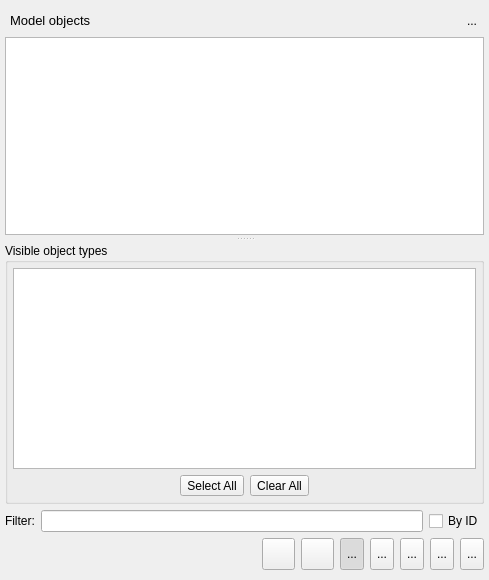
<?xml version="1.0" encoding="UTF-8"?>
<ui version="4.0">
 <class>ModelObjectsWidget</class>
 <widget class="QWidget" name="ModelObjectsWidget">
  <property name="enabled">
   <bool>true</bool>
  </property>
  <property name="geometry">
   <rect>
    <x>0</x>
    <y>0</y>
    <width>489</width>
    <height>580</height>
   </rect>
  </property>
  <property name="sizePolicy">
   <sizepolicy hsizetype="MinimumExpanding" vsizetype="Preferred">
    <horstretch>0</horstretch>
    <verstretch>0</verstretch>
   </sizepolicy>
  </property>
  <property name="minimumSize">
   <size>
    <width>260</width>
    <height>300</height>
   </size>
  </property>
  <property name="maximumSize">
   <size>
    <width>524287</width>
    <height>524287</height>
   </size>
  </property>
  <property name="windowTitle">
   <string>Model Objects</string>
  </property>
  <property name="windowIcon">
   <iconset resource="../../res/resources.qrc">
    <normaloff>:/icons/icons/pgmodeler_logo.png</normaloff>:/icons/icons/pgmodeler_logo.png</iconset>
  </property>
  <property name="floating" stdset="0">
   <bool>false</bool>
  </property>
  <layout class="QGridLayout" name="gridLayout_5">
   <property name="leftMargin">
    <number>5</number>
   </property>
   <property name="topMargin">
    <number>5</number>
   </property>
   <property name="rightMargin">
    <number>5</number>
   </property>
   <property name="bottomMargin">
    <number>10</number>
   </property>
   <item row="2" column="0">
    <widget class="QWidget" name="content_wgt" native="true">
     <layout class="QGridLayout" name="gridLayout_3">
      <property name="leftMargin">
       <number>0</number>
      </property>
      <property name="topMargin">
       <number>0</number>
      </property>
      <property name="rightMargin">
       <number>0</number>
      </property>
      <property name="bottomMargin">
       <number>0</number>
      </property>
      <property name="verticalSpacing">
       <number>0</number>
      </property>
      <item row="0" column="0">
       <widget class="QSplitter" name="splitter">
        <property name="orientation">
         <enum>Qt::Vertical</enum>
        </property>
        <property name="handleWidth">
         <number>8</number>
        </property>
        <widget class="QStackedWidget" name="visaoobjetos_stw">
         <property name="enabled">
          <bool>true</bool>
         </property>
         <property name="minimumSize">
          <size>
           <width>0</width>
           <height>0</height>
          </size>
         </property>
         <property name="currentIndex">
          <number>0</number>
         </property>
         <widget class="QWidget" name="page">
          <property name="enabled">
           <bool>true</bool>
          </property>
          <layout class="QGridLayout" name="gridLayout_4">
           <property name="leftMargin">
            <number>0</number>
           </property>
           <property name="topMargin">
            <number>0</number>
           </property>
           <property name="rightMargin">
            <number>0</number>
           </property>
           <property name="bottomMargin">
            <number>0</number>
           </property>
           <property name="spacing">
            <number>0</number>
           </property>
           <item row="0" column="0">
            <widget class="QTreeWidget" name="objectstree_tw">
             <property name="enabled">
              <bool>true</bool>
             </property>
             <property name="palette">
              <palette>
               <active>
                <colorrole role="Link">
                 <brush brushstyle="SolidPattern">
                  <color alpha="255">
                   <red>0</red>
                   <green>170</green>
                   <blue>255</blue>
                  </color>
                 </brush>
                </colorrole>
               </active>
               <inactive>
                <colorrole role="Link">
                 <brush brushstyle="SolidPattern">
                  <color alpha="255">
                   <red>0</red>
                   <green>170</green>
                   <blue>255</blue>
                  </color>
                 </brush>
                </colorrole>
               </inactive>
               <disabled>
                <colorrole role="Link">
                 <brush brushstyle="SolidPattern">
                  <color alpha="255">
                   <red>0</red>
                   <green>170</green>
                   <blue>255</blue>
                  </color>
                 </brush>
                </colorrole>
               </disabled>
              </palette>
             </property>
             <property name="frameShadow">
              <enum>QFrame::Sunken</enum>
             </property>
             <property name="horizontalScrollBarPolicy">
              <enum>Qt::ScrollBarAlwaysOff</enum>
             </property>
             <property name="autoScroll">
              <bool>true</bool>
             </property>
             <property name="editTriggers">
              <set>QAbstractItemView::NoEditTriggers</set>
             </property>
             <property name="showDropIndicator" stdset="0">
              <bool>true</bool>
             </property>
             <property name="alternatingRowColors">
              <bool>true</bool>
             </property>
             <property name="selectionMode">
              <enum>QAbstractItemView::SingleSelection</enum>
             </property>
             <property name="selectionBehavior">
              <enum>QAbstractItemView::SelectItems</enum>
             </property>
             <property name="iconSize">
              <size>
               <width>25</width>
               <height>25</height>
              </size>
             </property>
             <property name="indentation">
              <number>20</number>
             </property>
             <property name="rootIsDecorated">
              <bool>false</bool>
             </property>
             <property name="uniformRowHeights">
              <bool>true</bool>
             </property>
             <property name="itemsExpandable">
              <bool>true</bool>
             </property>
             <property name="sortingEnabled">
              <bool>false</bool>
             </property>
             <property name="animated">
              <bool>true</bool>
             </property>
             <property name="allColumnsShowFocus">
              <bool>false</bool>
             </property>
             <property name="headerHidden">
              <bool>true</bool>
             </property>
             <property name="expandsOnDoubleClick">
              <bool>false</bool>
             </property>
             <property name="columnCount">
              <number>1</number>
             </property>
             <attribute name="headerMinimumSectionSize">
              <number>50</number>
             </attribute>
             <attribute name="headerDefaultSectionSize">
              <number>50</number>
             </attribute>
             <attribute name="headerStretchLastSection">
              <bool>true</bool>
             </attribute>
             <column>
              <property name="text">
               <string>1</string>
              </property>
             </column>
            </widget>
           </item>
          </layout>
         </widget>
         <widget class="QWidget" name="page_2">
          <layout class="QGridLayout" name="gridLayout_2">
           <property name="leftMargin">
            <number>0</number>
           </property>
           <property name="topMargin">
            <number>0</number>
           </property>
           <property name="rightMargin">
            <number>0</number>
           </property>
           <property name="bottomMargin">
            <number>0</number>
           </property>
           <property name="horizontalSpacing">
            <number>0</number>
           </property>
           <item row="0" column="0">
            <widget class="QTableWidget" name="objectslist_tbw">
             <property name="enabled">
              <bool>true</bool>
             </property>
             <property name="editTriggers">
              <set>QAbstractItemView::NoEditTriggers</set>
             </property>
             <property name="alternatingRowColors">
              <bool>true</bool>
             </property>
             <property name="selectionMode">
              <enum>QAbstractItemView::SingleSelection</enum>
             </property>
             <property name="selectionBehavior">
              <enum>QAbstractItemView::SelectRows</enum>
             </property>
             <property name="iconSize">
              <size>
               <width>25</width>
               <height>25</height>
              </size>
             </property>
             <property name="gridStyle">
              <enum>Qt::SolidLine</enum>
             </property>
             <property name="sortingEnabled">
              <bool>true</bool>
             </property>
             <attribute name="horizontalHeaderCascadingSectionResizes">
              <bool>true</bool>
             </attribute>
             <attribute name="horizontalHeaderDefaultSectionSize">
              <number>96</number>
             </attribute>
             <attribute name="horizontalHeaderShowSortIndicator" stdset="0">
              <bool>true</bool>
             </attribute>
             <attribute name="horizontalHeaderStretchLastSection">
              <bool>true</bool>
             </attribute>
             <attribute name="verticalHeaderVisible">
              <bool>false</bool>
             </attribute>
             <attribute name="verticalHeaderCascadingSectionResizes">
              <bool>false</bool>
             </attribute>
             <attribute name="verticalHeaderDefaultSectionSize">
              <number>37</number>
             </attribute>
             <attribute name="verticalHeaderHighlightSections">
              <bool>false</bool>
             </attribute>
             <attribute name="verticalHeaderShowSortIndicator" stdset="0">
              <bool>false</bool>
             </attribute>
             <attribute name="verticalHeaderStretchLastSection">
              <bool>false</bool>
             </attribute>
             <column>
              <property name="text">
               <string>ID</string>
              </property>
              <property name="textAlignment">
               <set>AlignLeading|AlignVCenter</set>
              </property>
              <property name="icon">
               <iconset resource="../../res/resources.qrc">
                <normaloff>:/icons/icons/uid.png</normaloff>:/icons/icons/uid.png</iconset>
              </property>
             </column>
             <column>
              <property name="text">
               <string>Object</string>
              </property>
              <property name="textAlignment">
               <set>AlignLeading|AlignVCenter</set>
              </property>
              <property name="icon">
               <iconset resource="../../res/resources.qrc">
                <normaloff>:/icons/icons/table.png</normaloff>:/icons/icons/table.png</iconset>
              </property>
             </column>
             <column>
              <property name="text">
               <string>Type</string>
              </property>
              <property name="textAlignment">
               <set>AlignLeading|AlignVCenter</set>
              </property>
              <property name="icon">
               <iconset resource="../../res/resources.qrc">
                <normaloff>:/icons/icons/usertype.png</normaloff>:/icons/icons/usertype.png</iconset>
              </property>
             </column>
             <column>
              <property name="text">
               <string>Parent Object</string>
              </property>
              <property name="textAlignment">
               <set>AlignLeading|AlignVCenter</set>
              </property>
              <property name="icon">
               <iconset resource="../../res/resources.qrc">
                <normaloff>:/icons/icons/schema.png</normaloff>:/icons/icons/schema.png</iconset>
              </property>
             </column>
             <column>
              <property name="text">
               <string>Parent Type</string>
              </property>
              <property name="textAlignment">
               <set>AlignLeading|AlignVCenter</set>
              </property>
              <property name="icon">
               <iconset resource="../../res/resources.qrc">
                <normaloff>:/icons/icons/usertype.png</normaloff>:/icons/icons/usertype.png</iconset>
              </property>
             </column>
            </widget>
           </item>
          </layout>
         </widget>
        </widget>
        <widget class="QWidget" name="layoutWidget">
         <layout class="QVBoxLayout" name="verticalLayout">
          <property name="spacing">
           <number>0</number>
          </property>
          <item>
           <widget class="QGroupBox" name="visibleobjects_grp">
            <property name="maximumSize">
             <size>
              <width>16777215</width>
              <height>16777215</height>
             </size>
            </property>
            <property name="title">
             <string>Visible object types</string>
            </property>
            <property name="flat">
             <bool>false</bool>
            </property>
            <property name="checkable">
             <bool>false</bool>
            </property>
            <layout class="QGridLayout" name="gridLayout">
             <property name="leftMargin">
              <number>5</number>
             </property>
             <property name="topMargin">
              <number>5</number>
             </property>
             <property name="rightMargin">
              <number>5</number>
             </property>
             <property name="bottomMargin">
              <number>5</number>
             </property>
             <item row="0" column="0">
              <widget class="QListWidget" name="visibleobjects_lst">
               <property name="minimumSize">
                <size>
                 <width>0</width>
                 <height>0</height>
                </size>
               </property>
               <property name="maximumSize">
                <size>
                 <width>16777215</width>
                 <height>16777215</height>
                </size>
               </property>
               <property name="editTriggers">
                <set>QAbstractItemView::NoEditTriggers</set>
               </property>
               <property name="alternatingRowColors">
                <bool>true</bool>
               </property>
               <property name="iconSize">
                <size>
                 <width>25</width>
                 <height>25</height>
                </size>
               </property>
               <property name="currentRow">
                <number>-1</number>
               </property>
               <property name="sortingEnabled">
                <bool>true</bool>
               </property>
              </widget>
             </item>
             <item row="1" column="0">
              <layout class="QHBoxLayout" name="horizontalLayout_2">
               <item>
                <spacer name="horizontalSpacer_3">
                 <property name="orientation">
                  <enum>Qt::Horizontal</enum>
                 </property>
                 <property name="sizeHint" stdset="0">
                  <size>
                   <width>58</width>
                   <height>20</height>
                  </size>
                 </property>
                </spacer>
               </item>
               <item>
                <widget class="QToolButton" name="select_all_tb">
                 <property name="sizePolicy">
                  <sizepolicy hsizetype="Preferred" vsizetype="Preferred">
                   <horstretch>0</horstretch>
                   <verstretch>0</verstretch>
                  </sizepolicy>
                 </property>
                 <property name="text">
                  <string>Select All</string>
                 </property>
                </widget>
               </item>
               <item>
                <widget class="QToolButton" name="clear_all_tb">
                 <property name="sizePolicy">
                  <sizepolicy hsizetype="Preferred" vsizetype="Preferred">
                   <horstretch>0</horstretch>
                   <verstretch>0</verstretch>
                  </sizepolicy>
                 </property>
                 <property name="text">
                  <string>Clear All</string>
                 </property>
                </widget>
               </item>
               <item>
                <spacer name="horizontalSpacer_2">
                 <property name="orientation">
                  <enum>Qt::Horizontal</enum>
                 </property>
                 <property name="sizeHint" stdset="0">
                  <size>
                   <width>58</width>
                   <height>20</height>
                  </size>
                 </property>
                </spacer>
               </item>
              </layout>
             </item>
            </layout>
           </widget>
          </item>
         </layout>
        </widget>
       </widget>
      </item>
     </layout>
    </widget>
   </item>
   <item row="0" column="0">
    <widget class="QWidget" name="title_wgt" native="true">
     <layout class="QHBoxLayout" name="horizontalLayout_3">
      <property name="spacing">
       <number>10</number>
      </property>
      <property name="leftMargin">
       <number>5</number>
      </property>
      <property name="topMargin">
       <number>5</number>
      </property>
      <property name="rightMargin">
       <number>0</number>
      </property>
      <property name="bottomMargin">
       <number>0</number>
      </property>
      <item>
       <widget class="QLabel" name="title_lbl">
        <property name="font">
         <font>
          <pointsize>10</pointsize>
         </font>
        </property>
        <property name="text">
         <string>Model objects</string>
        </property>
       </widget>
      </item>
      <item>
       <spacer name="horizontalSpacer_4">
        <property name="orientation">
         <enum>Qt::Horizontal</enum>
        </property>
        <property name="sizeHint" stdset="0">
         <size>
          <width>156</width>
          <height>5</height>
         </size>
        </property>
       </spacer>
      </item>
      <item>
       <widget class="QToolButton" name="hide_tb">
        <property name="toolTip">
         <string>Hide this widget</string>
        </property>
        <property name="text">
         <string>...</string>
        </property>
        <property name="icon">
         <iconset resource="../../res/resources.qrc">
          <normaloff>:/icons/icons/close1.png</normaloff>:/icons/icons/close1.png</iconset>
        </property>
        <property name="iconSize">
         <size>
          <width>20</width>
          <height>20</height>
         </size>
        </property>
        <property name="shortcut">
         <string>Esc</string>
        </property>
        <property name="autoRaise">
         <bool>true</bool>
        </property>
       </widget>
      </item>
     </layout>
    </widget>
   </item>
   <item row="3" column="0">
    <widget class="QWidget" name="filter_wgt" native="true">
     <property name="minimumSize">
      <size>
       <width>0</width>
       <height>0</height>
      </size>
     </property>
     <layout class="QHBoxLayout" name="horizontalLayout_4">
      <property name="leftMargin">
       <number>0</number>
      </property>
      <property name="topMargin">
       <number>0</number>
      </property>
      <property name="rightMargin">
       <number>0</number>
      </property>
      <property name="bottomMargin">
       <number>0</number>
      </property>
      <item>
       <widget class="QLabel" name="filter_lbl">
        <property name="enabled">
         <bool>true</bool>
        </property>
        <property name="sizePolicy">
         <sizepolicy hsizetype="Fixed" vsizetype="Preferred">
          <horstretch>0</horstretch>
          <verstretch>0</verstretch>
         </sizepolicy>
        </property>
        <property name="text">
         <string>Filter:</string>
        </property>
       </widget>
      </item>
      <item>
       <widget class="QLineEdit" name="filter_edt">
        <property name="enabled">
         <bool>true</bool>
        </property>
        <property name="clearButtonEnabled">
         <bool>true</bool>
        </property>
       </widget>
      </item>
      <item>
       <widget class="QCheckBox" name="by_id_chk">
        <property name="text">
         <string>By ID</string>
        </property>
       </widget>
      </item>
     </layout>
    </widget>
   </item>
   <item row="4" column="0">
    <layout class="QHBoxLayout" name="horizontalLayout">
     <item>
      <spacer name="horizontalSpacer">
       <property name="orientation">
        <enum>Qt::Horizontal</enum>
       </property>
       <property name="sizeType">
        <enum>QSizePolicy::Expanding</enum>
       </property>
       <property name="sizeHint" stdset="0">
        <size>
         <width>118</width>
         <height>20</height>
        </size>
       </property>
      </spacer>
     </item>
     <item>
      <widget class="QToolButton" name="select_tb">
       <property name="sizePolicy">
        <sizepolicy hsizetype="Preferred" vsizetype="Preferred">
         <horstretch>0</horstretch>
         <verstretch>0</verstretch>
        </sizepolicy>
       </property>
       <property name="minimumSize">
        <size>
         <width>0</width>
         <height>0</height>
        </size>
       </property>
       <property name="toolTip">
        <string>Select</string>
       </property>
       <property name="text">
        <string/>
       </property>
       <property name="icon">
        <iconset resource="../../res/resources.qrc">
         <normaloff>:/icons/icons/confirm.png</normaloff>:/icons/icons/confirm.png</iconset>
       </property>
       <property name="iconSize">
        <size>
         <width>25</width>
         <height>25</height>
        </size>
       </property>
       <property name="shortcut">
        <string>Return</string>
       </property>
       <property name="autoRaise">
        <bool>false</bool>
       </property>
      </widget>
     </item>
     <item>
      <widget class="QToolButton" name="cancel_tb">
       <property name="sizePolicy">
        <sizepolicy hsizetype="Preferred" vsizetype="Preferred">
         <horstretch>0</horstretch>
         <verstretch>0</verstretch>
        </sizepolicy>
       </property>
       <property name="minimumSize">
        <size>
         <width>0</width>
         <height>0</height>
        </size>
       </property>
       <property name="toolTip">
        <string>Cancel</string>
       </property>
       <property name="text">
        <string/>
       </property>
       <property name="icon">
        <iconset resource="../../res/resources.qrc">
         <normaloff>:/icons/icons/close1.png</normaloff>:/icons/icons/close1.png</iconset>
       </property>
       <property name="iconSize">
        <size>
         <width>25</width>
         <height>25</height>
        </size>
       </property>
       <property name="shortcut">
        <string>Esc</string>
       </property>
       <property name="autoRaise">
        <bool>false</bool>
       </property>
      </widget>
     </item>
     <item>
      <widget class="QToolButton" name="tree_view_tb">
       <property name="sizePolicy">
        <sizepolicy hsizetype="Preferred" vsizetype="Preferred">
         <horstretch>0</horstretch>
         <verstretch>0</verstretch>
        </sizepolicy>
       </property>
       <property name="minimumSize">
        <size>
         <width>0</width>
         <height>0</height>
        </size>
       </property>
       <property name="toolTip">
        <string>Tree view</string>
       </property>
       <property name="accessibleName">
        <string/>
       </property>
       <property name="text">
        <string>...</string>
       </property>
       <property name="icon">
        <iconset resource="../../res/resources.qrc">
         <normaloff>:/icons/icons/treeview.png</normaloff>:/icons/icons/treeview.png</iconset>
       </property>
       <property name="iconSize">
        <size>
         <width>25</width>
         <height>25</height>
        </size>
       </property>
       <property name="checkable">
        <bool>true</bool>
       </property>
       <property name="checked">
        <bool>true</bool>
       </property>
       <property name="autoRaise">
        <bool>false</bool>
       </property>
      </widget>
     </item>
     <item>
      <widget class="QToolButton" name="list_view_tb">
       <property name="sizePolicy">
        <sizepolicy hsizetype="Preferred" vsizetype="Preferred">
         <horstretch>0</horstretch>
         <verstretch>0</verstretch>
        </sizepolicy>
       </property>
       <property name="minimumSize">
        <size>
         <width>0</width>
         <height>0</height>
        </size>
       </property>
       <property name="toolTip">
        <string>List view</string>
       </property>
       <property name="text">
        <string>...</string>
       </property>
       <property name="icon">
        <iconset resource="../../res/resources.qrc">
         <normaloff>:/icons/icons/listview.png</normaloff>:/icons/icons/listview.png</iconset>
       </property>
       <property name="iconSize">
        <size>
         <width>25</width>
         <height>25</height>
        </size>
       </property>
       <property name="checkable">
        <bool>true</bool>
       </property>
       <property name="autoRaise">
        <bool>false</bool>
       </property>
      </widget>
     </item>
     <item>
      <widget class="QToolButton" name="options_tb">
       <property name="sizePolicy">
        <sizepolicy hsizetype="Preferred" vsizetype="Preferred">
         <horstretch>0</horstretch>
         <verstretch>0</verstretch>
        </sizepolicy>
       </property>
       <property name="minimumSize">
        <size>
         <width>0</width>
         <height>0</height>
        </size>
       </property>
       <property name="toolTip">
        <string>Objects view configuration</string>
       </property>
       <property name="text">
        <string>...</string>
       </property>
       <property name="icon">
        <iconset resource="../../res/resources.qrc">
         <normaloff>:/icons/icons/filter.png</normaloff>:/icons/icons/filter.png</iconset>
       </property>
       <property name="iconSize">
        <size>
         <width>25</width>
         <height>25</height>
        </size>
       </property>
       <property name="checkable">
        <bool>true</bool>
       </property>
       <property name="checked">
        <bool>false</bool>
       </property>
       <property name="autoRaise">
        <bool>false</bool>
       </property>
      </widget>
     </item>
     <item>
      <widget class="QToolButton" name="expand_all_tb">
       <property name="sizePolicy">
        <sizepolicy hsizetype="Preferred" vsizetype="Preferred">
         <horstretch>0</horstretch>
         <verstretch>0</verstretch>
        </sizepolicy>
       </property>
       <property name="minimumSize">
        <size>
         <width>0</width>
         <height>0</height>
        </size>
       </property>
       <property name="toolTip">
        <string>Expands all items</string>
       </property>
       <property name="text">
        <string>...</string>
       </property>
       <property name="icon">
        <iconset resource="../../res/resources.qrc">
         <normaloff>:/icons/icons/add.png</normaloff>:/icons/icons/add.png</iconset>
       </property>
       <property name="iconSize">
        <size>
         <width>25</width>
         <height>25</height>
        </size>
       </property>
       <property name="checkable">
        <bool>false</bool>
       </property>
       <property name="autoRaise">
        <bool>false</bool>
       </property>
      </widget>
     </item>
     <item>
      <widget class="QToolButton" name="collapse_all_tb">
       <property name="sizePolicy">
        <sizepolicy hsizetype="Preferred" vsizetype="Preferred">
         <horstretch>0</horstretch>
         <verstretch>0</verstretch>
        </sizepolicy>
       </property>
       <property name="minimumSize">
        <size>
         <width>0</width>
         <height>0</height>
        </size>
       </property>
       <property name="toolTip">
        <string>Collapses all items</string>
       </property>
       <property name="text">
        <string>...</string>
       </property>
       <property name="icon">
        <iconset resource="../../res/resources.qrc">
         <normaloff>:/icons/icons/remove.png</normaloff>:/icons/icons/remove.png</iconset>
       </property>
       <property name="iconSize">
        <size>
         <width>25</width>
         <height>25</height>
        </size>
       </property>
       <property name="checkable">
        <bool>false</bool>
       </property>
       <property name="autoRaise">
        <bool>false</bool>
       </property>
      </widget>
     </item>
    </layout>
   </item>
  </layout>
 </widget>
 <tabstops>
  <tabstop>objectstree_tw</tabstop>
  <tabstop>visibleobjects_lst</tabstop>
  <tabstop>select_all_tb</tabstop>
  <tabstop>clear_all_tb</tabstop>
  <tabstop>select_tb</tabstop>
  <tabstop>cancel_tb</tabstop>
  <tabstop>tree_view_tb</tabstop>
  <tabstop>list_view_tb</tabstop>
  <tabstop>options_tb</tabstop>
  <tabstop>expand_all_tb</tabstop>
  <tabstop>collapse_all_tb</tabstop>
  <tabstop>objectslist_tbw</tabstop>
  <tabstop>hide_tb</tabstop>
 </tabstops>
 <resources>
  <include location="../../res/resources.qrc"/>
  <include location="../../res/resources.qrc"/>
 </resources>
 <connections/>
</ui>
